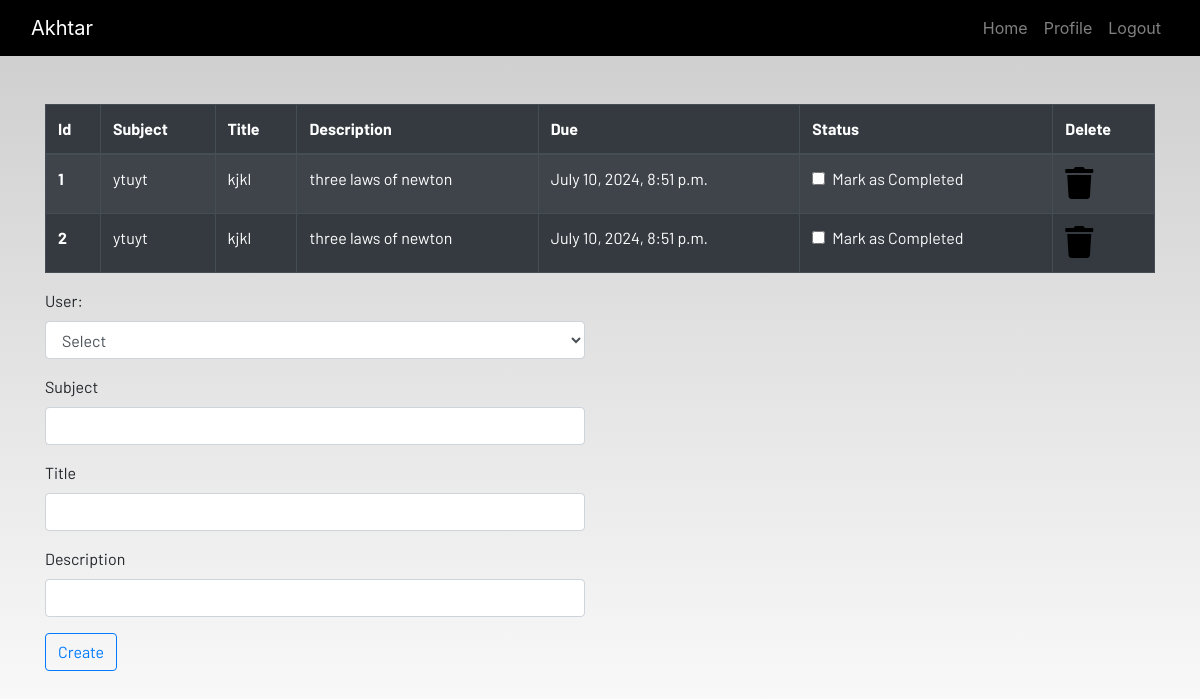
The page /homework (signed in) on the database its author committed.
### dash/models.py (models this page shows)
class Homework(models.Model):
    user=models.ForeignKey(User, on_delete=models.CASCADE)
    subject=models.CharField(max_length=28)
    title=models.CharField(max_length=128)
    discription=models.CharField(max_length=128)
    due=models.DateTimeField(auto_now_add=True)
    status=models.BooleanField(default=False)

### dash/views.py (the view, shortened to what this page needs)
# urls.py: path('homework', views.homework,name='homework'),
@login_required
def homework(request):
    work=stuHomework()
    fm=Homework.objects.filter(user=request.user)
    if len(fm) == 0:
        work_done = True
    else:
        work_done= False
    return  render(request,'dash/homework.html',{'work':work,'fm':fm,'work_done':work_done})

### dash/form.py
class stuHomework(forms.ModelForm):
    class Meta:
        model=Homework
        fields='__all__'

### dash/templates/dash/homework.html (shortened to what this page needs)
{% extends 'dash/base.html' %}
{% load static %}
{% block content %}
<div class="container">
    {% if not work_done %}
    <table class="table table-striped table-bordered table-hover table-dark">
        <thead>
            <tr>
                <th scope="col">Id</th>
                <th scope="col">Subject</th>
                <th scope="col">Title</th>
                <th scope="col">Description</th>
                <th scope="col">Due</th>
                <th scope="col">Status</th>
                <th scope="col">Delete</th>
            </tr>
        </thead>
        <tbody>
            {% for f in fm %}
            <tr>
                <th scope="row">{{forloop.counter}}</th>
                <td>{{f.subject}}</td>
                <td>{{f.title}}</td>
                <td>{{f.discription}}</td>
                <td>{{f.due}}</td>
                <td>
                    <a href="{% url 'update_work' f.id %}">
                        <div class="form-check">
                            {% if f.status == True %}
                            <input class="form-check-input" type="checkbox" value="" checked>
                            {% else %}
                            <input class="form-check-input" type="checkbox" value="">
                            {% endif %}
                            <label class="form-check-label text-light" for="flexCheckDefault">
                                Mark as Completed
                            </label>
                        </div>
                    </a>
                </td>
                <td><a href="{% url 'delete_work' f.id %}"><i class="fa fa-trash fa-2x"></i></a></td>
            {% endfor %}
        </tbody>
    </table>
    {% else %}
    <h4>All homeworks are completed!! Create to have more!!</h4>
    {% endif %}
</div>
<div class=" container">
    <div class="row">
        <div class="col-md-6">
            <form method="POST">
                <div class="mb-3">
                    <label for="id_user" class="form-label">User:</label>
                    <select name="user" class="form-control" required="" id="id_user">
                        <option value="" select="">Select</option>
                    </select>
                </div>
                <div class="mb-3">
                    <label for="id_subject" class="form-label">Subject</label>
                    <input type="" class="form-control" id="id_subject" name="subject">
                </div>
                <div class="mb-3">
                    <label for="id_title" class="form-label">Title</label>
                    <input type="" class="form-control" id="id_title" name="title">
                </div>
                <div class="mb-3">
                    <label for="id_discription" class="form-label">Description</label>
                    <input type="" class="form-control" id="id_discription" name="discription">
                </div>
                <button type="submit" class="btn btn-outline-primary">Create</button>
            </form>
        </div>
    </div>
</div>
{% endblock content %}

### dash/templates/dash/base.html (shortened to what this page needs)
<!DOCTYPE html>
{% load static %}
<html lang="en">
<head>
  <link rel="stylesheet" href="https://stackpath.bootstrapcdn.com/bootstrap/4.3.1/css/bootstrap.min.css"
 />
  <link rel="stylesheet" href="https://use.fontawesome.com/releases/v5.7.2/css/all.css"
 />
  <link rel="stylesheet" href="{% static 'css/main.css' %}" />
</head>
<body>
  <header>
    <nav class="navbar navbar-expand-lg navbar-dark bg-dark">
      <div class="container-fluid">
        {% if request.user.is_authenticated %}
        <a class="navbar-brand" href="#"><span class="text-capitalize">{{request.user}}</span></a>
        {% else %}
        <a class="navbar-brand" href="#">Student Study Portal</a>
        {% endif %}
        <div class="collapse navbar-collapse justify-content-end" id="navbarSupportedContent">
          <ul class="navbar-nav mb-2 mb-lg-0">
            {% if not request.user.is_authenticated %}
            <li class="nav-item">
              <a class="nav-link " aria-current="page" href="{% url 'home' %}">Home</a>
            </li>
            <li class="nav-item">
              <a class="nav-link" href="{% url 'login' %}">Login</a>
            </li>
            <li class="nav-item">
              <a class="nav-link" href="{% url 'register' %}">Register</a>
            </li>
            {% else %}
            <li class="nav-item">
              <a class="nav-link " aria-current="page" href="{% url 'home' %}">Home</a>
            </li>
            <li class="nav-item">
              <a class="nav-link" href="{% url 'profile' %}">Profile</a>
            </li>
            <li class="nav-item">
              <a class="nav-link" href="{% url 'logout' %}">Logout</a>
            </li>
            {% endif %}
          </ul>
        </div>
      </div>
    </nav>
  </header>
  <br /><br />
  <main>
    {% block content %}
    {% endblock content %}
  </main>
</body>
</html>

### dash/static/css/main.css (style rules this page uses)
html { scroll-behavior: smooth; height: 100%; width: 100%; }
main { font-family: Barlow, Quicksand, Rubik, sans-serif, serif, 'Times New Roman', Times, serif !important; }
.navbar { background-color: rgb(0, 0, 0) !important; }
a { text-decoration: none !important; color: black; }
html, body { max-width: 100%; overflow-x: hidden; height: 100%; width: 100%; }
body { background: linear-gradient(rgba(0, 0, 0, 0.2), rgba(255, 255, 255, 0.5)); overflow-x: hidden; background-repeat: no-repeat; }
.fa { color: black; }

### rows shown on the page
Homework: subject "ytuyt", title "kjkl", discription "three laws of newton", due "July 10, 2024, 8:51 p.m."
Homework: subject "ytuyt", title "kjkl", discription "three laws of newton", due "July 10, 2024, 8:51 p.m."

### other values the page prints
{{ request.user }} "Akhtar"
